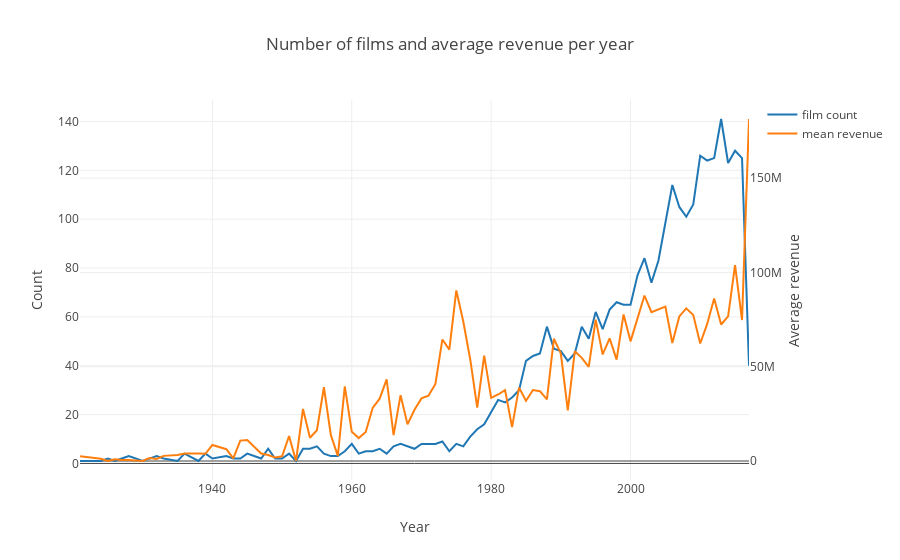

Notebook cell for this chart:
### Markdown cell above
#### Month 2-7 and 11-12 tend to have higher revenue.

### Code cell
# Line plot for average revenue and year
d1 = train['year'].value_counts().sort_index()
d2 = train.groupby(['year'])['revenue'].mean()
data = [go.Scatter(x=d1.index, y=d1.values, name='film count'), go.Scatter(x=d2.index, y=d2.values, name='mean revenue', yaxis='y2')]
layout = go.Layout(dict(title = "Number of films and average revenue per year",
                  xaxis = dict(title = 'Year'),
                  yaxis = dict(title = 'Count'),
                  yaxis2=dict(title='Average revenue', overlaying='y', side='right')
                  ),legend=dict(
                orientation="v"))
py.iplot(dict(data=data, layout=layout))
